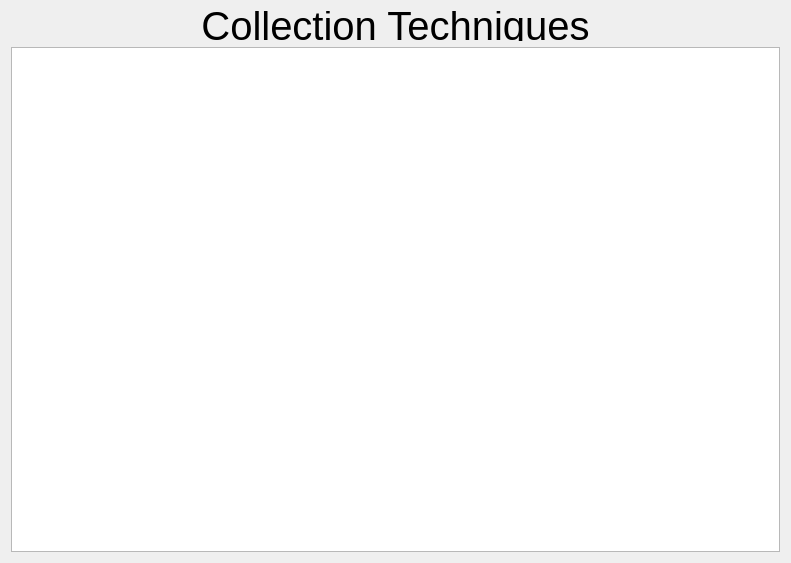
<?xml version="1.0" encoding="UTF-8"?>
<ui version="4.0">
 <class>Frame</class>
 <widget class="QFrame" name="Frame">
  <property name="geometry">
   <rect>
    <x>0</x>
    <y>0</y>
    <width>791</width>
    <height>563</height>
   </rect>
  </property>
  <property name="windowTitle">
   <string>Frame</string>
  </property>
  <layout class="QVBoxLayout" name="verticalLayout">
   <item>
    <widget class="QLabel" name="label">
     <property name="maximumSize">
      <size>
       <width>16777215</width>
       <height>30</height>
      </size>
     </property>
     <property name="font">
      <font>
       <pointsize>30</pointsize>
      </font>
     </property>
     <property name="text">
      <string>Collection Techniques</string>
     </property>
     <property name="alignment">
      <set>Qt::AlignCenter</set>
     </property>
    </widget>
   </item>
   <item>
    <widget class="QTableView" name="dataTableView"/>
   </item>
  </layout>
 </widget>
 <resources/>
 <connections/>
</ui>
